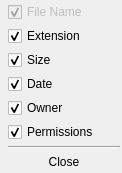
<?xml version="1.0" encoding="UTF-8"?>
<ui version="4.0">
 <class>HeaderPopup</class>
 <widget class="QFrame" name="HeaderPopup">
  <property name="geometry">
   <rect>
    <x>0</x>
    <y>0</y>
    <width>122</width>
    <height>149</height>
   </rect>
  </property>
  <property name="windowTitle">
   <string>Header Popup</string>
  </property>
  <property name="frameShadow">
   <enum>QFrame::Raised</enum>
  </property>
  <layout class="QGridLayout" name="popupLayout">
   <property name="leftMargin">
    <number>8</number>
   </property>
   <property name="topMargin">
    <number>2</number>
   </property>
   <property name="rightMargin">
    <number>2</number>
   </property>
   <property name="bottomMargin">
    <number>2</number>
   </property>
   <property name="horizontalSpacing">
    <number>1</number>
   </property>
   <property name="verticalSpacing">
    <number>4</number>
   </property>
   <item row="0" column="0">
    <widget class="QCheckBox" name="fileNameCheckBox">
     <property name="enabled">
      <bool>false</bool>
     </property>
     <property name="text">
      <string>File Name</string>
     </property>
     <property name="checked">
      <bool>true</bool>
     </property>
    </widget>
   </item>
   <item row="1" column="0">
    <widget class="QCheckBox" name="extCheckBox">
     <property name="text">
      <string>Extension</string>
     </property>
     <property name="checked">
      <bool>true</bool>
     </property>
    </widget>
   </item>
   <item row="2" column="0">
    <widget class="QCheckBox" name="sizeCheckBox">
     <property name="text">
      <string>Size</string>
     </property>
     <property name="checked">
      <bool>true</bool>
     </property>
    </widget>
   </item>
   <item row="3" column="0">
    <widget class="QCheckBox" name="dateCheckBox">
     <property name="text">
      <string>Date</string>
     </property>
     <property name="checked">
      <bool>true</bool>
     </property>
    </widget>
   </item>
   <item row="4" column="0">
    <widget class="QCheckBox" name="ownerCheckBox">
     <property name="text">
      <string>Owner</string>
     </property>
     <property name="checked">
      <bool>true</bool>
     </property>
    </widget>
   </item>
   <item row="5" column="0">
    <widget class="QCheckBox" name="permsCheckBox">
     <property name="text">
      <string>Permissions</string>
     </property>
     <property name="checked">
      <bool>true</bool>
     </property>
    </widget>
   </item>
   <item row="6" column="0">
    <widget class="QFrame" name="separator">
     <property name="frameShape">
      <enum>QFrame::HLine</enum>
     </property>
     <property name="frameShadow">
      <enum>QFrame::Sunken</enum>
     </property>
    </widget>
   </item>
   <item row="7" column="0">
    <widget class="QPushButton" name="closeButton">
     <property name="minimumSize">
      <size>
       <width>0</width>
       <height>18</height>
      </size>
     </property>
     <property name="maximumSize">
      <size>
       <width>16777215</width>
       <height>18</height>
      </size>
     </property>
     <property name="text">
      <string>Close</string>
     </property>
     <property name="default">
      <bool>false</bool>
     </property>
     <property name="flat">
      <bool>true</bool>
     </property>
    </widget>
   </item>
  </layout>
 </widget>
 <resources/>
 <connections/>
</ui>
